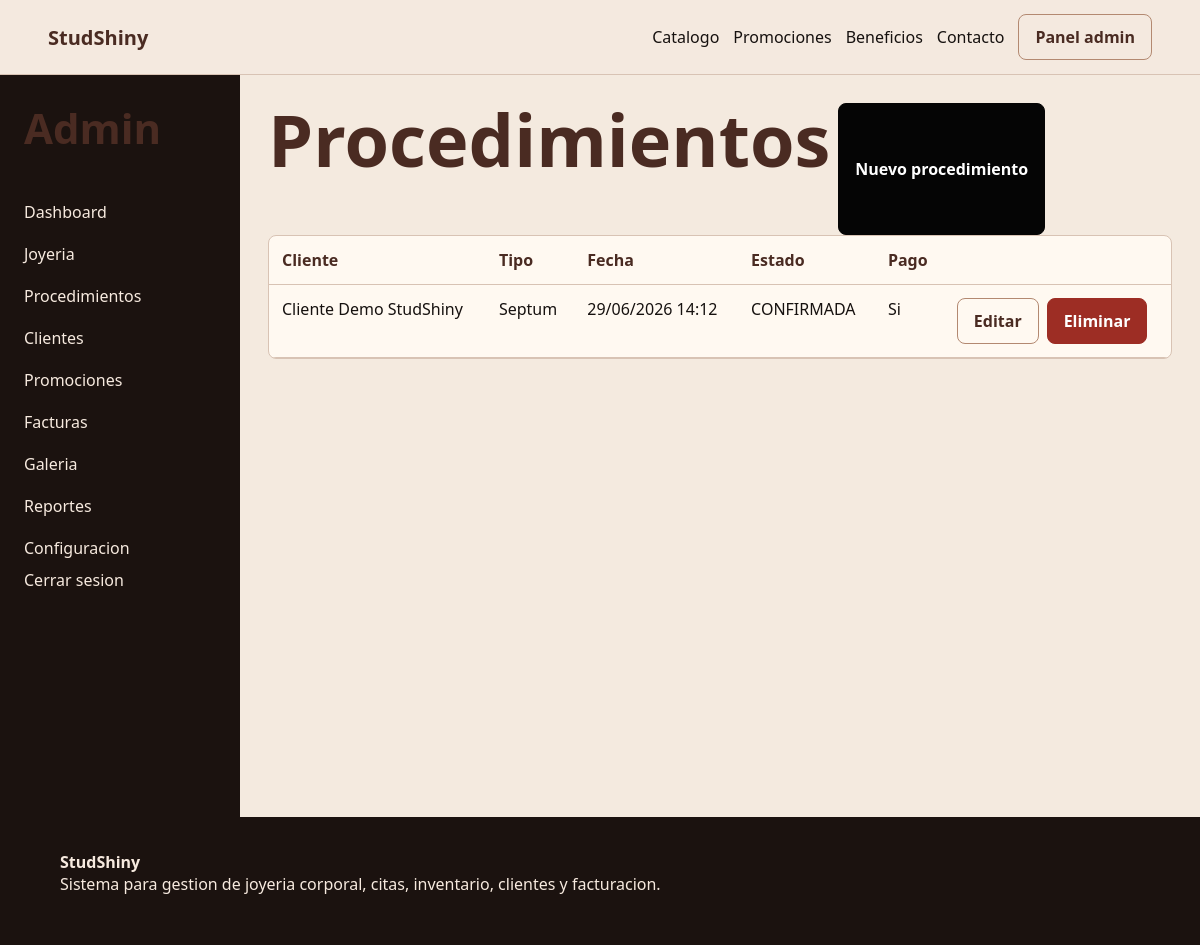
Screenshot of /panel/procedimientos/ (signed in) with the database file from the repository.
### core/models.py (models this page shows, shortened)
class Procedimiento(models.Model):
    ESTADOS = [
        ("SOLICITADA", "Solicitada"),
        ("CONFIRMADA", "Confirmada"),
        ("COMPLETADA", "Completada"),
        ("CANCELADA", "Cancelada"),
    ]
    cliente = models.ForeignKey(Cliente, on_delete=models.SET_NULL, null=True, blank=True)
    nombre_cliente = models.CharField(max_length=140)
    telefono_cliente = models.CharField(max_length=30, blank=True)
    tipo_perforacion = models.CharField(max_length=100)
    fecha_cita = models.DateTimeField()
    estado = models.CharField(max_length=20, choices=ESTADOS, default="SOLICITADA")
    estado_pago = models.BooleanField(default=False)
    notas_cuidados = models.TextField(blank=True)
    joya_utilizada = models.ForeignKey(
        Producto, on_delete=models.SET_NULL, null=True, blank=True, related_name="procedimientos"
    )
    materiales_medicos = models.ManyToManyField(Producto, blank=True, related_name="procedimientos_insumo")
    class Meta:
        ordering = ["-fecha_cita"]

### core/views.py (the view)
# urls.py: path("panel/procedimientos/", views.ProcedimientoListView.as_view(), name="procedimiento_list"),
class ProcedimientoListView(AdminRequiredMixin, ListView):
    model = Procedimiento
    template_name = "core/admin/procedimientos/list.html"
    context_object_name = "procedimientos"

### core/views.py (called while the page is built)
def es_admin(user):
    return user.is_authenticated and user.is_staff

    def dispatch(self, request, *args, **kwargs):
        if not es_admin(request.user):
            return redirect("login")
        return super().dispatch(request, *args, **kwargs)

### core/templates/core/admin/procedimientos/list.html
{% extends "core/admin/base_admin.html" %}
{% block admin_content %}
<div class="actions"><h1>Procedimientos</h1><a class="button" href="{% url 'procedimiento_create' %}">Nuevo procedimiento</a></div>
<div class="table-wrap"><table><thead><tr><th>Cliente</th><th>Tipo</th><th>Fecha</th><th>Estado</th><th>Pago</th><th></th></tr></thead><tbody>
{% for p in procedimientos %}<tr><td>{{ p.nombre_cliente }}</td><td>{{ p.tipo_perforacion }}</td><td>{{ p.fecha_cita|date:"d/m/Y H:i" }}</td><td>{{ p.estado }}</td><td>{% if p.estado_pago %}Si{% else %}No{% endif %}</td><td class="actions"><a class="button light" href="{% url 'procedimiento_update' p.id %}">Editar</a><a class="button danger" href="{% url 'procedimiento_delete' p.id %}">Eliminar</a></td></tr>{% empty %}<tr><td colspan="6">Sin procedimientos.</td></tr>{% endfor %}
</tbody></table></div>
{% endblock %}

### core/static/core/styles.css (style rules this page uses)
:root { --cream: #f4eadf; --paper: #fff9f1; --terracotta: #b38971; --terracotta-dark: #8d5f49; --coffee: #4a2b22; --ink: #16110f; --muted: #7a665e; --line: #d8c3b4; --danger: #9d2d24; --success: #26633a; }
* { box-sizing: border-box; }
body { margin: 0; background: var(--cream); color: var(--ink); font-family: "Segoe UI", Arial, sans-serif; }
a { color: inherit; text-decoration: none; }
.button, button { display: inline-flex; justify-content: center; align-items: center; border: 1px solid #050505; border-radius: 8px; background: #050505; color: #fff; font-weight: 800; padding: 11px 16px; cursor: pointer; }
.button.light { background: transparent; color: var(--coffee); border-color: var(--terracotta); }
.button.danger { background: var(--danger); border-color: var(--danger); }
h1, h2, h3, p { margin-top: 0; }
h1 { font-size: clamp(38px, 6vw, 76px); line-height: 1; color: var(--coffee); }
.table-wrap { overflow-x: auto; background: var(--paper); border: 1px solid var(--line); border-radius: 8px; }
table { width: 100%; border-collapse: collapse; }
th, td { text-align: left; padding: 13px; border-bottom: 1px solid var(--line); vertical-align: top; }
th { color: var(--coffee); }
.actions { display: flex; flex-wrap: wrap; gap: 8px; }

### rows the page displays
Procedimiento: nombre_cliente "Cliente Demo StudShiny", tipo_perforacion "Septum", fecha_cita "29/06/2026 14:12", estado "CONFIRMADA", estado_pago "Si"
